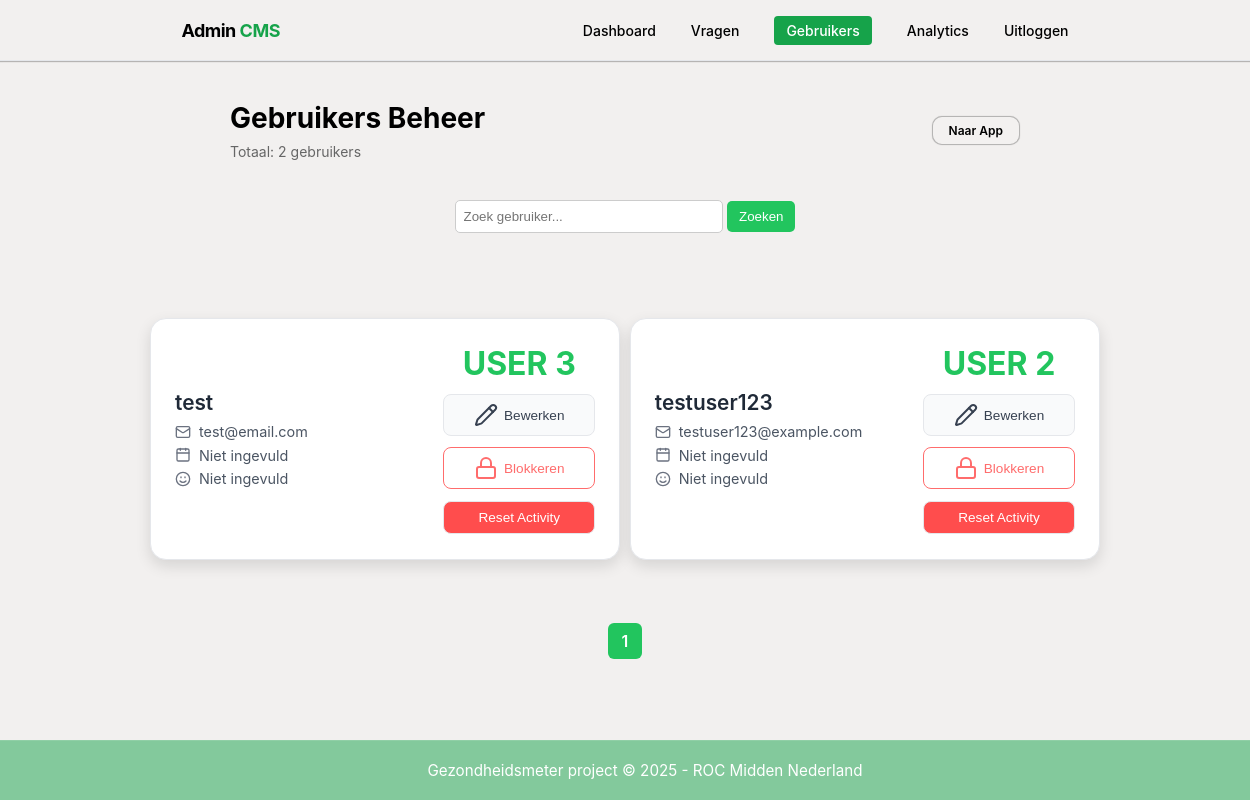
Page /admin/pages/gebruikers.php (signed in) on the committed database.
### tables this page shows
CREATE TABLE `users` (
  `id` bigint(20) UNSIGNED NOT NULL,
  `username` varchar(100) NOT NULL,
  `email` varchar(255) NOT NULL,
  `password_hash` varchar(255) NOT NULL,
  `is_admin` tinyint(1) NOT NULL DEFAULT 0,
  `display_name` varchar(150) DEFAULT NULL,
  `birthdate` date DEFAULT NULL,
  `gender` enum('male','female','other') DEFAULT NULL,
  `created_at` timestamp NOT NULL DEFAULT current_timestamp(),
  `last_login` timestamp NULL DEFAULT NULL,
  `is_active` tinyint(1) DEFAULT 1,
  `block_reason` text DEFAULT NULL,
  `deleted_at` timestamp NULL DEFAULT NULL
);

### src/models/User.php (called while the page is built, shortened)
<?php
class User
{
    public static function getAllUsers(): array
    {
        $pdo = Database::getConnection();
        $stmt = $pdo->prepare("SELECT * FROM `users` WHERE is_admin = 0 ORDER BY created_at DESC");
        $stmt->execute();
        return $stmt->fetchAll(PDO::FETCH_ASSOC);
    }
}

### admin/pages/gebruikers.php (the view, shortened to what this page needs)
<?php
require_once __DIR__ . '/../../src/models/User.php';
$users = User::getAllUsers();
$totalUsers = count($users);
$usersPerPage = 10;
$page = isset($_GET['page']) ? max(1, (int)$_GET['page']) : 1;
$offset = ($page - 1) * $usersPerPage;
$paginatedUsers = array_slice($users, $offset, $usersPerPage);
$totalPages = ceil($totalUsers / $usersPerPage);
?>
<!DOCTYPE html>
<html lang="nl">
<head>
    <link rel="stylesheet" href="../../assets/css/admin.css">
</head>
<body class="auth-page">
    <?php include __DIR__ . '/../../components/navbar-admin.php'; ?>
    <div class="dashboard-container1">
        <div class="dashboard-header">
            <div class="dashboard-header-left">
                <h1>Gebruikers Beheer</h1>
                <p>Totaal: <?php echo $totalUsers; ?> gebruiker<?php echo $totalUsers !== 1 ? 's' : ''; ?></p>
            </div>
            <div class="dashboard-header-right">
                <a href="./home.php" class="btn-naar-app">Naar App</a>
            </div>
        </div>
    <form method="GET" style="margin: 20px 0; text-align: center;">
        <input type="text" name="search" placeholder="Zoek gebruiker..." value="<?php echo htmlspecialchars($_GET['search'] ?? ''); ?>" style="padding:8px; width:250px; border-radius:5px; border:1px solid #ccc;">
        <button type="submit" style="padding:8px 12px; border-radius:5px; background:#22c55e; color:white; border:none; cursor:pointer;">Zoeken</button>
    </form>
    </div>
<div class="user-list-container">
<?php foreach ($paginatedUsers as $user): ?>
    <div class="user-card">
        <div class="user-info-wrapper">
            <div class="user-details">
                <h2 class="user-name"><?php echo htmlspecialchars($user['display_name'] ?? $user['username']); ?></h2>
                <div class="user-contact-info">
                    <div class="contact-item">
                        <i data-lucide="mail" class="contact-icon"></i>
                        <span><?php echo htmlspecialchars($user['email']); ?></span>
                    </div>
                    <div class="contact-item">
                        <i data-lucide="calendar" class="contact-icon"></i>
                        <span><?php echo $user['birthdate'] ? htmlspecialchars(date('d-m-Y', strtotime($user['birthdate']))) : 'Niet ingevuld'; ?></span>
                    </div>
                    <div class="contact-item">
                        <i data-lucide="smile" class="contact-icon"></i>
                        <span><?php echo htmlspecialchars($user['gender'] ?? 'Niet ingevuld'); ?></span>
                    </div>
                </div>
            </div>
        </div>
        <div class="user-actions-wrapper">
            <div class="score-display"><?php echo htmlspecialchars($user['is_admin'] ? 'ADMIN' : 'USER'); echo(' ');  echo htmlspecialchars($user['id'])?></div>
            <button class="btn-action btn-edit" onclick="openEditUserModal(<?php echo $user['id']; ?>, '<?php echo htmlspecialchars($user['email']); ?>', '<?php echo htmlspecialchars($user['birthdate'] ?? ''); ?>', '<?php echo htmlspecialchars($user['gender'] ?? ''); ?>')">
                <i data-lucide="pencil"></i> Bewerken
            </button>
            <button class="btn-action btn-delete" onclick="<?php echo $user['is_active'] ? "openBlockUserModal(" . $user['id'] . ", '" . htmlspecialchars($user['username']) . "')" : "openUnblockUserModal(" . $user['id'] . ", '" . htmlspecialchars($user['username']) . "')" ?>">
                <i data-lucide="lock"></i> <?php echo $user['is_active'] ? 'Blokkeren' : 'Deblokkeren'; ?>
            </button>
            <button class="btn-action reset-btn" onclick="if(confirm('Weet je zeker dat je de activiteit van deze gebruiker wilt resetten?')) { resetUserActivity(<?php echo $user['id']; ?>); }">Reset Activity</button>
        </div>
    </div>
    <?php endforeach; ?>
</div>
<div class="pagination">
    <?php
    $searchParam = isset($_GET['search']) ? '&search=' . urlencode($_GET['search']) : '';
    ?>
    <?php for ($i = 1; $i <= $totalPages; $i++): ?>
        <a
            href="?page=<?php echo $i . $searchParam; ?>"
            class="page-btn <?php echo $i === $page ? 'active' : ''; ?>">
            <?php echo $i; ?>
        </a>
    <?php endfor; ?>
</div>
    <?php include __DIR__ . '/../../components/footer.php'; ?>
</body>
</html>

### assets/css/admin.css (style rules this page uses)
:root { --color-background: #F2F0EF; --color-primary: #0A9F1C; --color-primary-dark: #15803d; --color-primary-light: #dcfce7; --color-primary-hover: #f0fdf4; --color-white: #ffffff; --color-black: #000000; --color-text: #374151; --color-text-muted: #666666; --color-text-light: #999999; --color-border: #e5e7eb; --color-border-dark: #d1d5db; --color-error: #dc2626; --color-error-bg: #fee2e2; --color-chart-green: #008000; --color-chart-pink: #ff6c6c; --color-primary-opacity: rgba(10, 159, 28, 0.15); }
.auth-page { background: var(--color-background); min-height: 100vh; margin: 0; padding: 0; display: flex; flex-direction: column; font-family: -apple-system, BlinkMacSystemFont, "Segoe UI", Roboto, Oxygen, Ubuntu, Cantarell, sans-serif; overflow-x: hidden; }
.btn-naar-app { background: #ffffff1a; border: 1px solid #00000040; box-shadow: 0px 0px 1px 0px #00000040; border-radius: 10px; padding: 6px 16px; color: #000; text-decoration: none; font-weight: 600; font-size: 12px; cursor: pointer; transition: all 0.3s; font-family: "Inter", -apple-system, BlinkMacSystemFont, "Segoe UI", Roboto; display: inline-block; }
.dashboard-header { display: flex; justify-content: space-between; align-items: center; margin-bottom: 40px; }
.dashboard-header-left h1 { font-size: 28px; font-weight: 700; color: #000; margin: 0 0 8px 0; font-family: "Inter", -apple-system, BlinkMacSystemFont, "Segoe UI", Roboto; }
.dashboard-header-left p { font-size: 14px; font-weight: 400; color: #666; margin: 0; font-family: "Inter", -apple-system, BlinkMacSystemFont, "Segoe UI", Roboto; }
.dashboard-header-right { display: flex; align-items: center; }
.dashboard-container1 { max-width: 1200px; margin: 0 16%; padding: 40px 30px; }
:root { --color-success: #22c55e; --color-danger: #ff6c6c; --color-border: #e5e7eb; --color-primary-text: #1f2937; --color-secondary-text: #4b5563; --card-bg: #ffffff; }
.user-list-container { display: grid; grid-template-columns: 1fr 1fr; gap: 1% 1%; max-width: 80%; margin: 2% 12%; align-items: stretch; }
.user-card { background-color: var(--card-bg); border: 1px solid var(--color-border); border-radius: 1rem; padding: 1.5rem; box-shadow: 0 6px 15px rgba(0,0,0,0.12); display: flex; justify-content: space-between; align-items: center; transition: 0.25s; height: 80%; }
.user-info-wrapper { display: flex; align-items: flex-start; gap: 1.5rem; }
.user-details { flex-grow: 1; }
.user-name { font-size: 1.3rem; font-weight: 600; color: var(--color-primary-text); margin: 0 0 0.5rem 0; }
.user-contact-info { display: flex; flex-direction: column; gap: 0.4rem; font-size: 0.9rem; color: var(--color-secondary-text); }
.contact-item { display: flex; align-items: center; }
.contact-icon { width: 1rem; height: 1rem; margin-right: 0.5rem; color: #6b7280; }
.user-actions-wrapper { display: flex; flex-direction: column; align-items: center; gap: 0.7rem; }
.score-display { font-size: 2rem; font-weight: 700; color: var(--color-success); }
.btn-action { padding: 0.5rem 1rem; border-radius: 0.5rem; border: 1px solid var(--color-border); font-size: 0.85rem; cursor: pointer; width: 9.5rem; display: flex; align-items: center; justify-content: center; gap: 6px; }
.btn-edit { background: #f9fafb; color: #374151; }
.btn-delete { background: #fff; border-color: var(--color-danger); color: var(--color-danger); }
.reset-btn { background-color: #ff4d4d; color: white; }

### admin/pages/gebruikers.php (style rules this page uses)
.pagination { display: flex; justify-content: center; gap: 8px; margin: 40px 0; flex-wrap: wrap; }
.page-btn { padding: 8px 14px; border-radius: 6px; background-color: #ffffff; color: #0f172a; text-decoration: none; font-weight: 600; transition: all 0.2s ease; }
.page-btn.active { background-color: #22c55e; color: white; }

### rows in the picture
users: username "test", email "test@email.com", shows "Niet ingevuld", gender "Niet ingevuld", is_admin "USER", id "3", is_active "Blokkeren"
users: username "testuser123", email "testuser123@example.com", shows "Niet ingevuld", gender "Niet ingevuld", is_admin "USER", id "2", is_active "Blokkeren"

### other values in the picture
$totalUsers "2"
